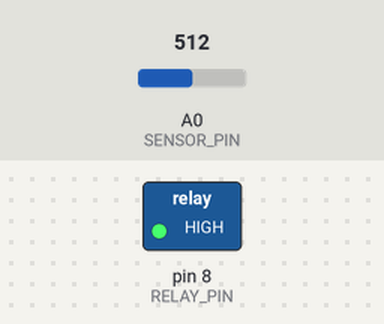
Recording of a sketch running on a simulated Arduino Uno, built with avr-gcc and run on an emulated ATmega328P. Parts: switched loads named in the sketch (green lamp = pin HIGH). The test bench sets the inputs (shaded band); at power-on: A0 (SENSOR_PIN) = 512. What the sketch prints to the serial monitor is not drawn.

Above: at 1.5 s.
At 9.0 s:
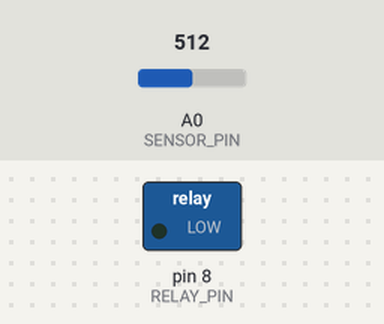
Timing chart, 0 to 19.5 s (numbered marks = the images above):
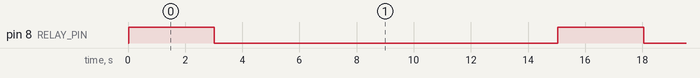

The sketch:

main.ino
```cpp
// Automatic plant watering system
const int SENSOR_PIN = A0;   // Capacitive sensor input
const int RELAY_PIN = 8;     // relay control output

// Calibration
const int AIR_VALUE = 490;   // 0% Moisture or fully dry
const int WATER_VALUE = 204; // 100% Moisture or fully wet

// Trigger threshold in Percentage
const int WATERING_THRESHOLD_PERCENT = 30; // Water plant when soil drops below 30% moisture

void setup() {
  Serial.begin(9600);
  pinMode(RELAY_PIN, OUTPUT);

  // Ensure relay starts turned off
  digitalWrite(RELAY_PIN, LOW);
}

void loop() {
  int rawValue = analogRead(SENSOR_PIN);

  // Map values (490 -> 204) to percentage (0% -> 100%)
  int moisturePercent = map(rawValue, AIR_VALUE, WATER_VALUE, 0, 100);

  // Keep percentage bounded between 0% and 100%
  moisturePercent = constrain(moisturePercent, 0, 100);

  // print readable data to Serial Monitor
  Serial.print("Raw Sensor: ");
  Serial.print(rawValue);
  Serial.print(" | Soil Moisture: ");
  Serial.print(moisturePercent);
  Serial.println("%");

  // check if moisture dropped below 30% threshold
  if (moisturePercent < WATERING_THRESHOLD_PERCENT) {
    Serial.println("ALERT: Soil moisture is low! Activating pump...");

    digitalWrite(RELAY_PIN, HIGH); // turn pump on
    delay(3000);                   // run pump for 3 seconds
    digitalWrite(RELAY_PIN, LOW);  // turn pump off

    delay(10000);                  // wait 10 seconds for water to soak into soil
  } else {
    Serial.println("STATUS: Moisture level optimal.");
  }

  delay(2000); // check moisture every 2 seconds
}
```

Measured:
- by itself, pin 8 (RELAY_PIN): alternates HIGH for 3.0 s and LOW for 12.0 s
